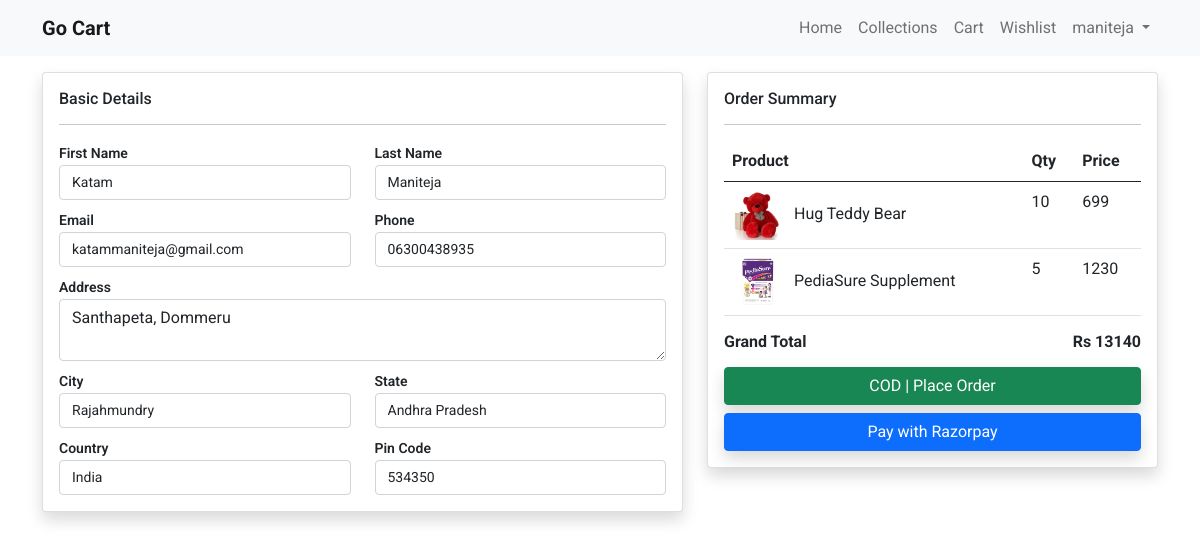
The app's page /checkout (signed in), older data.
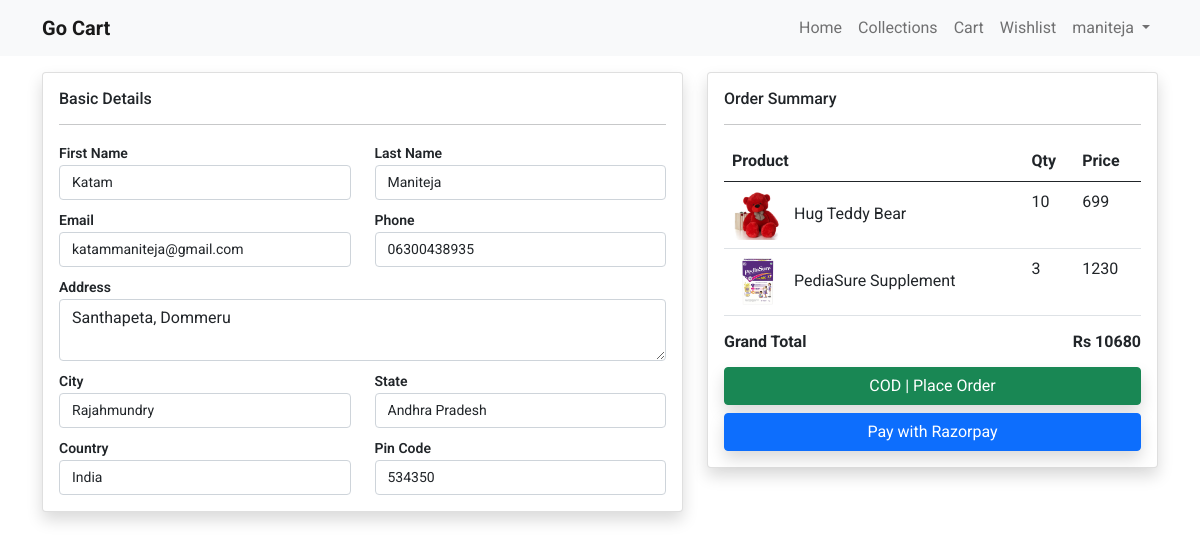
The same page, newer data.
### store/models.py (models this page shows, shortened)
class Cart(models.Model):
    user=models.ForeignKey(User, on_delete=models.CASCADE)
    product=models.ForeignKey(Products, on_delete=models.CASCADE)
    product_qty=models.IntegerField(null=False,blank=False)
    created_at=models.DateTimeField(auto_now_add=True)

class Products(models.Model):
    category=models.ForeignKey(Categories, on_delete=models.CASCADE)
    slug=models.CharField(max_length=150,null=False,blank=False)
    name=models.CharField(max_length=150,null=False,blank=False)
    product_image=models.ImageField(upload_to=get_file_path,blank=True,null=True)
    small_description=models.TextField(max_length=1000,null=False,blank=False)
    quantity=models.IntegerField(null=False,blank=False)
    description=models.TextField(null=True,blank=True)
    selling_price=models.FloatField(null=False,blank=False)
    status=models.BooleanField(default=False,help_text="0=default, 1=Hidden")
    trending=models.BooleanField(default=False,help_text="0=default, 1=Trending")
    tag=models.CharField(max_length=150,null=True,blank=True)
    created_at=models.DateTimeField(auto_now_add=True)

### store/controller/checkout.py (the view)
# urls.py: path('checkout',checkout.index,name='checkout'),
def index(request):
    rawcart=Cart.objects.filter(user=request.user)
    for item in rawcart:
        if item.product_qty>item.product.quantity:
            Cart.objects.delete(id=item.id)
    cartitems=Cart.objects.filter(user=request.user)
    total_price=0
    for item in cartitems:
        total_price+=item.product.selling_price*item.product_qty
    userprofile=Profile.objects.filter(user=request.user).first()
    context={'cartitems':cartitems,'total_price':total_price,'userprofile':userprofile}
    return render(request,'store/checkout.html',context)

### store/templates/store/checkout.html (shortened to what the changed rows need)
{% extends 'store/layouts/main.html' %}
{% block content %}
<div class="container mt-3">
    <form action="{% url 'placeorder' %}" method="post">
        <div class="row">
            <div class="col-md-5">
                <div class="card shadow">
                    <div class="card-body">
                        {% if cartitems %}
                        <table class="table table-stripeds table-bordereds">
                            <thead>
                                <tr>
                                    <th>Product</th>
                                    <th>Qty</th>
                                    <th>Price</th>
                                </tr>
                            </thead>
                            <tbody>
                                {% for item in cartitems %}
                                <tr>
                                    <td>
                                        <img src="{{ item.product.product_image.url }}" class="me-2" height="50px" width="50px" alt="">
                                        {{item.product.name}}
                                    </td>
                                    <td>{{item.product_qty}}</td>
                                    <td>{{item.product.selling_price| stringformat:'d'}}</td>
                                </tr>
                                {% endfor %}
                            </tbody>
                        </table>
                        <h6 class="fw-bold">Grand Total
                            <span class="float-end">Rs {{total_price| stringformat:'d'}}</span>
                        </h6>
                        <div class="mt-3">
                            <button type="submit" class="btn btn-success w-100">COD | Place Order</button>
                            <button type="button" class="btn btn-primary payWithRazorpay w-100 mt-2">Pay with Razorpay</button>
                        </div>
                        {% else %}
                        <h4>Your cart is empty</h4>
                        {% endif %}
                    </div>
                </div>
            </div>
        </div>
    </form>
</div>
{% endblock content %}

Row changes from the older to the newer data that the page shows:
changed Cart "PediaSure Supplement": product_qty "5" → "3"
Text that changed along with them:
{{ total_price| stringformat:'d' }}: "13140" → "10680"
